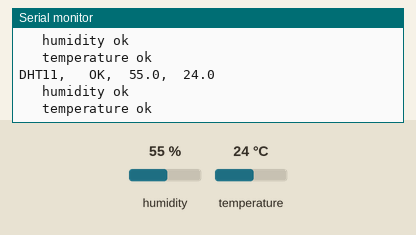
Recording of a sketch running on a simulated Arduino Uno, built with avr-gcc and run on an emulated ATmega328P. Shown: the last lines printed to the serial monitor. The test bench sets the inputs (shaded band); at power-on: temperature 24 °C, humidity 55 %.

Above: at 7.5 s.
7.6 s: temperature set to 28 °C
At 9.9 s:
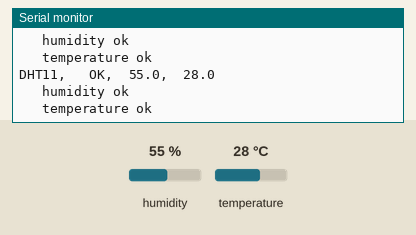
11.5 s: temperature set to 31 °C
At 13.0 s:
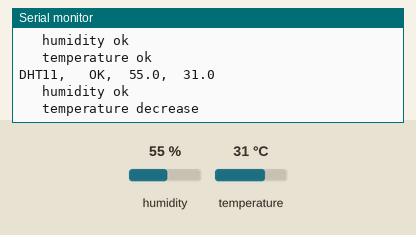
Timing chart, 0 to 14.5 s (numbered marks = the images above; inputs shaded):
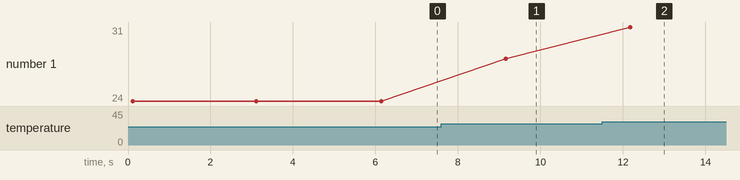

Measured:
- the behaviour switches between 29 and 30 °C on temperature (found by bisection; images 1 and 2)
- after the input at 7.6 s, the serial monitor: prints a new line after 1.6 s (image 1)
- after the input at 11.5 s, the serial monitor: prints a new line after 0.68 s (image 2)
- plotted number 1: 24 → 28 after the input at 7.6 s, 28 → 31 after the input at 11.5 s

The sketch:

dht11.ino
```cpp
//
//   FILE:  dht_test.pde
// PURPOSE: DHT library test sketch for Arduino
//

#include <dht.h>

dht DHT;

#define DHT11_PIN 4//put the sensor in the digital pin 4

void humidity_func(double humidity)
{
  //humidity conditions
  if(humidity > 0 && humidity < 40)
  {
    // increase
    Serial.println("\t humidity increase");
  }
  else if(humidity >= 40 && humidity < 80)
  {
    // ok
    Serial.println("\t humidity ok");
  }
  else if(humidity >= 80 && humidity < 100)
  {
    //decrease
    Serial.println("\t humidity decrease");
  }
  else
  {
    // error
    Serial.println("\t humidity error");
  }
}

void temperature_func(double temperature)
{
  //temperature conditions
  if(temperature < 10)
  {
    // increase
    Serial.println("\t temperature increase");
  }
  else if(temperature >= 10 && temperature < 30)
  {
    // ok
    Serial.println("\t temperature ok");
  }
  else if(temperature >= 30)
  {
    //decrease
    Serial.println("\t temperature decrease");
  }
  else
  {
    // error
    Serial.println("\t temperature error");
  }
}

void setup()
{
  Serial.begin(9600);
  Serial.println("DHT TEST PROGRAM for Fast Planting System");
  Serial.print("LIBRARY VERSION: ");
  Serial.println(DHT_LIB_VERSION);
  Serial.println();
  Serial.println("Type,\tstatus,\tHumidity (%),\tTemperature (C)");
}

void loop()
{

  // READ DATA
  Serial.print("DHT11, \t");
 int chk = DHT.read11(DHT11_PIN);
  switch (chk)
  {
    case 0:  Serial.print("OK,\t"); break;
    case -1: Serial.print("Checksum error,\t"); break;
    case -2: Serial.print("Time out error,\t"); break;
    default: Serial.print("Unknown error,\t"); break;
  }
 // DISPLAT DATA
  Serial.print(DHT.humidity,1);
  Serial.print(",\t");
  Serial.println(DHT.temperature,1);

  humidity_func(DHT.humidity);
  temperature_func(DHT.temperature);

  delay(3000);
}
//
// END OF FILE
//
```
